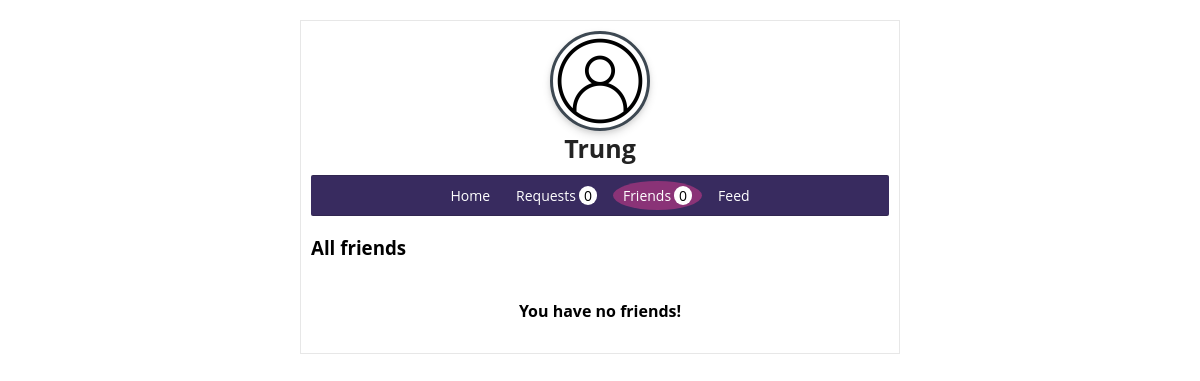
/friends.php (signed in), run on an earlier commit of the app's database.
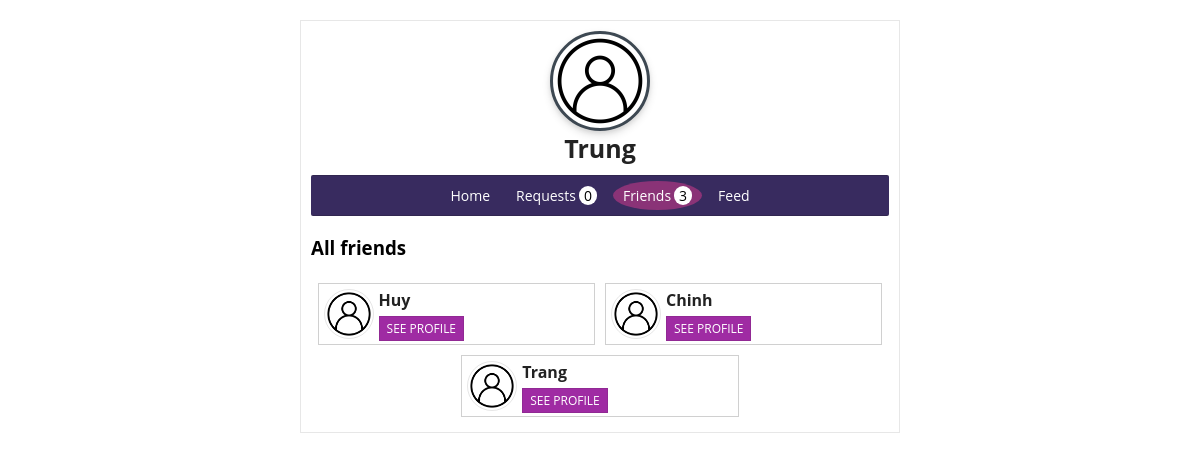
And on a later commit of the database.
### tables this page shows
CREATE TABLE `tbl_user` (
  `id` int(10) UNSIGNED NOT NULL,
  `username` varchar(100) NOT NULL,
  `user_email` varchar(100) NOT NULL,
  `user_password` varchar(200) NOT NULL,
  `user_image` varchar(10) DEFAULT NULL
);

### includes/init.php (called while the page is built, shortened)
<?php
require 'classes/user.php';
require 'classes/friend.php';
$db_obj = new Database();
$db_connection = $db_obj->dbConnection();
$user_obj = new User($db_connection);
$frnd_obj = new Friend($db_connection);

### includes/classes/user.php (called while the page is built, shortened)
<?php
class User{
    protected $db;
    function __construct($db_connection){
        $this->db = $db_connection;
    }
    function find_user_by_id($id){
        try{
            $find_user = $this->db->prepare("SELECT * FROM `tbl_user` WHERE id = ?");
            $find_user->execute([$id]);
            if($find_user->rowCount() === 1){
                return $find_user->fetch(PDO::FETCH_OBJ);
            }
            else{
                return false;
            }
        }
        catch (PDOException $e) {
            die($e->getMessage());
        }
    }
}

### includes/classes/friend.php (called while the page is built, shortened)
<?php
class Friend{
    protected $db;
    public function __construct($db_connection){
        $this->db = $db_connection;
    }
    public function get_all_friends($my_id, $send_data){
        try{
            $sql = "SELECT * FROM `friends` WHERE user_one = :my_id OR user_two = :my_id";
            $stmt = $this->db->prepare($sql);
            $stmt->bindValue(':my_id',$my_id, PDO::PARAM_INT);
            $stmt->execute();
                if($send_data){
                    $return_data = [];
                    $all_users = $stmt->fetchAll(PDO::FETCH_OBJ);
                    foreach($all_users as $row){
                        if($row->user_one == $my_id){
                            $get_user = "SELECT id, username, user_image FROM `tbl_user` WHERE id = ?";
                            $get_user_stmt = $this->db->prepare($get_user);
                            $get_user_stmt->execute([$row->user_two]);
                            array_push($return_data, $get_user_stmt->fetch(PDO::FETCH_OBJ));
                        }else{
                            $get_user = "SELECT id, username, user_image FROM `tbl_user` WHERE id = ?";
                            $get_user_stmt = $this->db->prepare($get_user);
                            $get_user_stmt->execute([$row->user_one]);
                            array_push($return_data, $get_user_stmt->fetch(PDO::FETCH_OBJ));
                        }
                    }
                    return $return_data;
                }
                else{
                    return $stmt->rowCount();
                }
        }
        catch (PDOException $e) {
            die($e->getMessage());
        }
    }
}

### friends.php (the view, shortened to what the changed rows need)
<?php
require 'includes/init.php';
if(isset($_SESSION['id']) && isset($_SESSION['email'])){
    $user_data = $user_obj->find_user_by_id($_SESSION['id']);
}
else{
    header('Location: logout.php');
    exit;
}
$get_frnd_num = $frnd_obj->get_all_friends($_SESSION['id'], false);
$get_all_friends = $frnd_obj->get_all_friends($_SESSION['id'], true);
?>
<!DOCTYPE html>
<html lang="en">
<head>
    <link rel="stylesheet" href="css/addfr.css">
</head>
<body>
    <div class="profile_container">
        <div class="inner_profile">
            <h1><?php echo  $user_data->username;?></h1>
        </div>
        <nav>
            <ul>
                <li><a href="friends.php" rel="noopener noreferrer" class="active">Friends<span class="badge"><?php echo $get_frnd_num;?></span></a></li>
            </ul>
        </nav>
        <div class="all_users">
            <div class="usersWrapper">
                <?php
                if($get_frnd_num > 0){
                    foreach($get_all_friends as $row){
                        echo '<div class="user_box">
                                <div class="user_img"><img src="img/avatar-user.png" alt="Profile image"></div>
                                <div class="user_info"><span>'.$row->username.'</span>
                                <span><a href="user_profile.php?id='.$row->id.'" class="see_profileBtn">See profile</a></div>
                            </div>';
                    }
                }
                else{
                    echo '<h4>You have no friends!</h4>';
                }
                ?>
            </div>
        </div>
    </div>
</body>
</html>

What changed in the data, as far as the page shows it:
now on this page (row unchanged): tbl_user: username "Huy"
added tbl_user: username "Chinh"
added tbl_user: username "Trang"
Also different on the page:
$get_frnd_num: "0" → "3"
text no longer shown: "You have no friends!"
